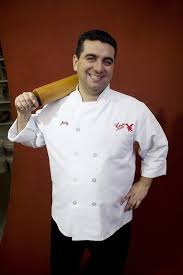
#> input picture Unconventional/images/cakeboss.jpg, 183 x 275 px; its folder holds only this picture in this run
$ jupyter execute --allow-errors activity.ipynb
#> lines starting #> are read from the running program, lines starting #| are printed output that depends on the picture; after the words box and inside, x2 and y2 are one past the last pixel; in counts of white or black regions, pixels touching at a corner belong together
#> further down, img is the input picture: shape (275, 183, 3); mean B, G, R 75.5, 82.9, 111.3
#> `gray = cv2.cvtColor(img, cv2.COLOR_BGR2GRAY)`:
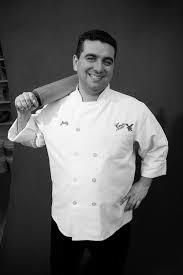
#> gray: shape (275, 183); min 0, max 255, mean 90.5
#> `faces = face_cascade.detectMultiScale(gray, 1.3, 5)`: faces = [[74, 40, 50, 50]]
#> the loop `for (x,y,w,h) in faces:` made 1 pass
#> pass 1, `img = cv2.rectangle(img,(x,y),(x+w,y+h),(255,0,0),2)`:
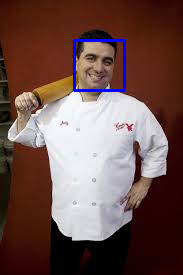
#> img: shape (275, 183, 3); 1.18% of pixels changed, all inside (x1, y1, x2, y2) = (73, 39, 126, 92)
#> pass 1, `roi_gray = gray[y:y+h, x:x+w]`:
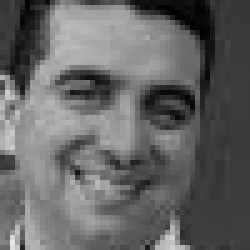
#> roi_gray: shape (50, 50) (shown 5 times larger); min 0, max 233, mean 101.1
#> pass 1, `roi_color = img[y:y+h, x:x+w]`:
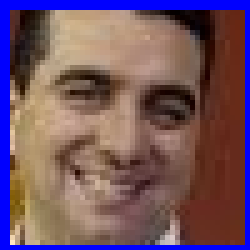
#> roi_color: shape (50, 50, 3) (shown 5 times larger); mean B, G, R 97.9, 84.3, 114
# Unconventional Data Sources
###### Cole Plum

### PDF Extractor

[cell 1]
import fitz
import pandas as pd
from collections import Counter

#> (the rest of this cell did not finish here and is left out)

[cell 2]
import camelot
#> (the rest of this cell did not finish here and is left out)

#> (a cell that did not finish here is left out)

### Reddit Image Transcriber

[cell 4]
import requests
import pprint
from PIL import Image
import io
import pytesseract
from textblob import TextBlob

# Set a User Agent to avoid being blocked
#> (the rest of this cell did not finish here and is left out)

##### Dogecoin

#> (a cell that did not finish here is left out)

### OpenCV

[cell 6]
import numpy as np
import cv2

images = ['cakeboss', 'gordon', 'simon']

face_cascade = cv2.CascadeClassifier('haarcascade_frontalface_default.xml')
eye_cascade = cv2.CascadeClassifier('haarcascade_eye.xml')

#> (the rest of this cell did not finish here and is left out)
